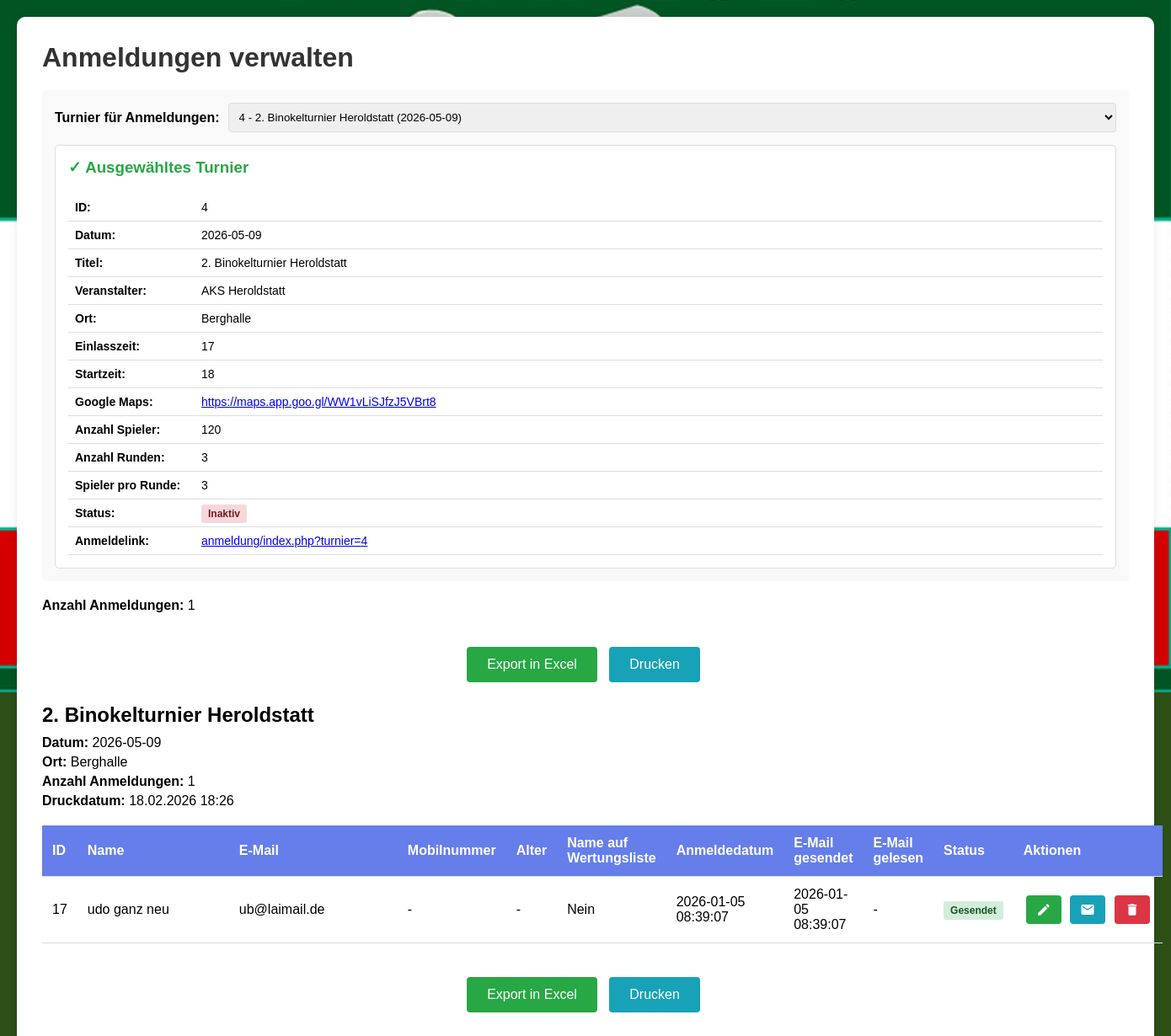
/turnier/verwaltung.php, run on the app's committed database.
### tables this page shows
CREATE TABLE config (
        schluessel TEXT PRIMARY KEY,
        wert TEXT
    );

CREATE TABLE turnier (
        id INTEGER PRIMARY KEY AUTOINCREMENT,
        datum TEXT NOT NULL,
        titel TEXT NOT NULL,
        veranstalter TEXT NOT NULL,
        ort TEXT NOT NULL,
        erstellt_am TEXT DEFAULT CURRENT_TIMESTAMP,
        aktiv INTEGER DEFAULT 1
    , anzahl_spieler INTEGER DEFAULT 0, anzahl_runden INTEGER DEFAULT 3, spieler_pro_runde INTEGER DEFAULT 3, aktive_runde INTEGER DEFAULT NULL, aktive_ergebnis_runde INTEGER DEFAULT NULL, googlemaps_link TEXT DEFAULT NULL, startzeit TEXT DEFAULT NULL, einlasszeit TEXT DEFAULT NULL);

CREATE TABLE anmeldungen (id INTEGER PRIMARY KEY AUTOINCREMENT, anmeldedatum TEXT NOT NULL, name TEXT NOT NULL, email TEXT NOT NULL, mobilnummer TEXT, tracking_code TEXT, email_gesendet TEXT, email_gelesen TEXT, turnier_id INTEGER DEFAULT NULL, "alter" INTEGER, name_auf_wertungsliste INTEGER DEFAULT 0);

### turnier/config.php (called while the page is built, shortened)
<?php
function getAllTurniere() {
    $db = getDB();
    $stmt = $db->query("SELECT * FROM turnier ORDER BY datum DESC, id DESC");
    return $stmt->fetchAll(PDO::FETCH_ASSOC);
}
function getTurnierById($id) {
    $db = getDB();
    $stmt = $db->prepare("SELECT * FROM turnier WHERE id = ?");
    $stmt->execute([$id]);
    return $stmt->fetch(PDO::FETCH_ASSOC);
}

### turnier/verwaltung.php (the view, shortened to what this page needs)
<?php
require_once __DIR__ . '/../anmeldung/config.php';
require_once __DIR__ . '/config.php';
$db = getDB();
$selectedTurnierId = null;
try {
    $stmt = $db->prepare("SELECT wert FROM config WHERE schluessel = ?");
    $stmt->execute(['default_turnier_id']);
    $result = $stmt->fetch(PDO::FETCH_ASSOC);
    if ($result && !empty($result['wert'])) {
        $selectedTurnierId = intval($result['wert']);
    }
} catch (PDOException $e) {
}
$selectedTurnier = null;
if ($selectedTurnierId) {
    $selectedTurnier = getTurnierById($selectedTurnierId);
}
$alleTurniere = getAllTurniere();
if ($selectedTurnierId) {
    $stmt = $db->prepare("SELECT * FROM anmeldungen WHERE turnier_id = ? ORDER BY anmeldedatum DESC");
    $stmt->execute([$selectedTurnierId]);
    $anmeldungen = $stmt->fetchAll(PDO::FETCH_ASSOC);
} else {
    $anmeldungen = [];
}
?>
<!DOCTYPE html>
<html lang="de">
<head>
</head>
<body>
    <div class="container">
        <h1>Anmeldungen verwalten</h1>
        <div style="margin-bottom: 20px; padding: 15px; background: #f9f9f9; border-radius: 5px;">
            <form method="POST" id="turnier-auswahl-form" style="display: flex; align-items: center; gap: 10px;">
                <label for="turnier_id" style="font-weight: bold;">Turnier für Anmeldungen:</label>
                <select name="turnier_id" id="turnier_id" onchange="document.getElementById('turnier-auswahl-form').submit();" style="flex: 1; padding: 8px; border: 1px solid #ddd; border-radius: 4px;">
                    <?php foreach ($alleTurniere as $turnier): ?>
                        <option value="<?php echo $turnier['id']; ?>" <?php echo ($selectedTurnierId == $turnier['id']) ? 'selected' : ''; ?>>
                            <?php echo htmlspecialchars($turnier['id'] . ' - ' . $turnier['titel'] . ' (' . $turnier['datum'] . ')'); ?>
                        </option>
                    <?php endforeach; ?>
                </select>
            </form>
            <?php if ($selectedTurnier): ?>
                <div style="margin-top: 15px; padding: 15px; background: white; border: 1px solid #ddd; border-radius: 5px;">
                    <h3 style="margin-top: 0; margin-bottom: 15px; color: #28a745;">✓ Ausgewähltes Turnier</h3>
                    <table style="width: 100%; border-collapse: collapse; font-size: 14px;">
                        <tr>
                            <td style="padding: 8px; font-weight: bold; width: 150px; vertical-align: top;">ID:</td>
                            <td style="padding: 8px;"><?php echo htmlspecialchars($selectedTurnier['id']); ?></td>
                        </tr>
                        <tr>
                            <td style="padding: 8px; font-weight: bold; vertical-align: top;">Datum:</td>
                            <td style="padding: 8px;"><?php echo htmlspecialchars($selectedTurnier['datum']); ?></td>
                        </tr>
                        <tr>
                            <td style="padding: 8px; font-weight: bold; vertical-align: top;">Titel:</td>
                            <td style="padding: 8px;"><?php echo htmlspecialchars($selectedTurnier['titel']); ?></td>
                        </tr>
                        <tr>
                            <td style="padding: 8px; font-weight: bold; vertical-align: top;">Veranstalter:</td>
                            <td style="padding: 8px;"><?php echo htmlspecialchars($selectedTurnier['veranstalter']); ?></td>
                        </tr>
                        <tr>
                            <td style="padding: 8px; font-weight: bold; vertical-align: top;">Ort:</td>
                            <td style="padding: 8px;"><?php echo htmlspecialchars($selectedTurnier['ort']); ?></td>
                        </tr>
                        <tr>
                            <td style="padding: 8px; font-weight: bold; vertical-align: top;">Einlasszeit:</td>
                            <td style="padding: 8px;"><?php echo !empty($selectedTurnier['einlasszeit']) ? htmlspecialchars($selectedTurnier['einlasszeit']) : '<em style="color: #999;">nicht angegeben</em>'; ?></td>
                        </tr>
                        <tr>
                            <td style="padding: 8px; font-weight: bold; vertical-align: top;">Startzeit:</td>
                            <td style="padding: 8px;"><?php echo !empty($selectedTurnier['startzeit']) ? htmlspecialchars($selectedTurnier['startzeit']) : '<em style="color: #999;">nicht angegeben</em>'; ?></td>
                        </tr>
                        <tr>
                            <td style="padding: 8px; font-weight: bold; vertical-align: top;">Google Maps:</td>
                            <td style="padding: 8px;">
                                <?php if (!empty($selectedTurnier['googlemaps_link'])): ?>
                                    <a href="<?php echo htmlspecialchars($selectedTurnier['googlemaps_link']); ?>" target="_blank"><?php echo htmlspecialchars($selectedTurnier['googlemaps_link']); ?></a>
                                <?php else: ?>
                                    <em style="color: #999;">nicht angegeben</em>
                                <?php endif; ?>
                            </td>
                        </tr>
                        <tr>
                            <td style="padding: 8px; font-weight: bold; vertical-align: top;">Anzahl Spieler:</td>
                            <td style="padding: 8px;"><?php echo htmlspecialchars($selectedTurnier['anzahl_spieler'] ?? '0'); ?></td>
                        </tr>
                        <tr>
                            <td style="padding: 8px; font-weight: bold; vertical-align: top;">Anzahl Runden:</td>
                            <td style="padding: 8px;"><?php echo htmlspecialchars($selectedTurnier['anzahl_runden'] ?? '3'); ?></td>
                        </tr>
                        <tr>
                            <td style="padding: 8px; font-weight: bold; vertical-align: top;">Spieler pro Runde:</td>
                            <td style="padding: 8px;"><?php echo htmlspecialchars($selectedTurnier['spieler_pro_runde'] ?? '3'); ?></td>
                        </tr>
                        <tr>
                            <td style="padding: 8px; font-weight: bold; vertical-align: top;">Status:</td>
                            <td style="padding: 8px;">
                                <?php if ($selectedTurnier['aktiv'] == 1): ?>
                                    <span style="padding: 4px 8px; background: #d4edda; color: #155724; border-radius: 3px; font-size: 12px; font-weight: bold;">Aktiv</span>
                                <?php else: ?>
                                    <span style="padding: 4px 8px; background: #f8d7da; color: #721c24; border-radius: 3px; font-size: 12px; font-weight: bold;">Inaktiv</span>
                                <?php endif; ?>
                            </td>
                        </tr>
                        <tr>
                            <td style="padding: 8px; font-weight: bold; vertical-align: top;">Anmeldelink:</td>
                            <td style="padding: 8px;">
                                <a href="index.php?turnier=<?php echo $selectedTurnier['id']; ?>" target="_blank">anmeldung/index.php?turnier=<?php echo $selectedTurnier['id']; ?></a>
                            </td>
                        </tr>
                    </table>
                </div>
            <?php else: ?>
                <p style="margin-top: 10px; color: #dc3545; font-weight: bold;">
                    ⚠ Kein Turnier ausgewählt. Anmeldungen werden keinem Turnier zugeordnet.
                </p>
            <?php endif; ?>
        </div>
        <p><strong>Anzahl Anmeldungen:</strong> <?php echo count($anmeldungen); ?>
        </p>
        <?php if ($selectedTurnierId): ?>
            <div class="export-container export-container-top">
                <a href="?export=excel" class="btn-export">Export in Excel</a>
                <button onclick="druckeTeilnehmerliste()" class="btn-print">Drucken</button>
            </div>
        <?php endif; ?>
        <?php if (empty($anmeldungen) && $selectedTurnierId): ?>
            <p style="margin-top: 20px; color: #666; font-style: italic;">Keine Anmeldungen für dieses Turnier vorhanden.</p>
        <?php elseif (empty($anmeldungen) && !$selectedTurnierId): ?>
            <p style="margin-top: 20px; color: #dc3545; font-weight: bold;">Bitte wählen Sie ein Turnier aus, um die Anmeldungen zu sehen.</p>
        <?php else: ?>
        <div class="print-area">
            <?php if ($selectedTurnier): ?>
                <div style="margin-bottom: 20px; page-break-after: avoid;">
                    <h2 style="margin-bottom: 10px;"><?php echo htmlspecialchars($selectedTurnier['titel']); ?></h2>
                    <p style="margin: 5px 0;"><strong>Datum:</strong> <?php echo htmlspecialchars($selectedTurnier['datum']); ?></p>
                    <p style="margin: 5px 0;"><strong>Ort:</strong> <?php echo htmlspecialchars($selectedTurnier['ort']); ?></p>
                    <p style="margin: 5px 0;"><strong>Anzahl Anmeldungen:</strong> <?php echo count($anmeldungen); ?></p>
                    <p style="margin: 5px 0;"><strong>Druckdatum:</strong> <?php echo date('d.m.Y H:i'); ?></p>
                </div>
            <?php endif; ?>
        <table id="teilnehmerliste-tabelle">
            <thead>
                <tr>
                    <th>ID</th>
                    <th class="name-column">Name</th>
                    <th class="email-column">E-Mail</th>
                    <th>Mobilnummer</th>
                    <th>Alter</th>
                    <th>Name auf Wertungsliste</th>
                    <th>Anmeldedatum</th>
                    <th>E-Mail gesendet</th>
                    <th>E-Mail gelesen</th>
                    <th>Status</th>
                    <th>Aktionen</th>
                </tr>
            </thead>
            <tbody>
                <?php foreach ($anmeldungen as $anmeldung): ?>
                    <tr id="row-<?php echo $anmeldung['id']; ?>">
                        <td><?php echo htmlspecialchars($anmeldung['id']); ?></td>
                        <td class="name-column name-<?php echo $anmeldung['id']; ?>"><?php echo htmlspecialchars($anmeldung['name']); ?></td>
                        <td class="email-column email-<?php echo $anmeldung['id']; ?>"><?php echo htmlspecialchars($anmeldung['email']); ?></td>
                        <td><?php echo htmlspecialchars($anmeldung['mobilnummer'] ?? '-'); ?></td>
                        <td><?php echo htmlspecialchars($anmeldung['alter'] ?? '-'); ?></td>
                        <td><?php echo (isset($anmeldung['name_auf_wertungsliste']) && $anmeldung['name_auf_wertungsliste'] == 1) ? 'Ja' : 'Nein'; ?></td>
                        <td><?php echo htmlspecialchars($anmeldung['anmeldedatum'] ?? '-'); ?></td>
                        <td><?php echo htmlspecialchars($anmeldung['email_gesendet'] ?? '-'); ?></td>
                        <td><?php echo htmlspecialchars($anmeldung['email_gelesen'] ?? '-'); ?></td>
                        <td>
                            <?php
                            if (!empty($anmeldung['email_gelesen'])) {
                                echo '<span class="status status-read">Gelesen</span>';
                            } elseif (!empty($anmeldung['email_gesendet'])) {
                                echo '<span class="status status-sent">Gesendet</span>';
                            } else {
                                echo '<span class="status status-pending">Ausstehend</span>';
                            }
                            ?>
                        </td>
                        <td>
                            <button class="icon-btn icon-btn-edit" onclick="editRow(<?php echo $anmeldung['id']; ?>)" title="Bearbeiten">
                                <svg xmlns="http://www.w3.org/2000/svg" viewBox="0 0 24 24">
                                    <path d="M3 17.25V21h3.75L17.81 9.94l-3.75-3.75L3 17.25zM20.71 7.04c.39-.39.39-1.02 0-1.41l-2.34-2.34c-.39-.39-1.02-.39-1.41 0l-1.83 1.83 3.75 3.75 1.83-1.83z"/>
                                </svg>
                            </button>
                            <button class="icon-btn icon-btn-resend" onclick="resendEmail(<?php echo $anmeldung['id']; ?>)" title="Mail erneut senden">
                                <svg xmlns="http://www.w3.org/2000/svg" viewBox="0 0 24 24">
                                    <path d="M20 4H4c-1.1 0-1.99.9-1.99 2L2 18c0 1.1.9 2 2 2h16c1.1 0 2-.9 2-2V6c0-1.1-.9-2-2-2zm0 4l-8 5-8-5V6l8 5 8-5v2z"/>
                                </svg>
                            </button>
                            <?php if (!isset($anmeldung['is_registered']) || !$anmeldung['is_registered']): ?>
                            <button class="icon-btn icon-btn-delete" onclick="deleteRow(<?php echo $anmeldung['id']; ?>)" title="Löschen">
                                <svg xmlns="http://www.w3.org/2000/svg" viewBox="0 0 24 24">
                                    <path d="M6 19c0 1.1.9 2 2 2h8c1.1 0 2-.9 2-2V7H6v12zM19 4h-3.5l-1-1h-5l-1 1H5v2h14V4z"/>
                                </svg>
                            </button>
                            <?php endif; ?>
                        </td>
                    </tr>
                <?php endforeach; ?>
            </tbody>
        </table>
        </div>
        <?php if ($selectedTurnierId): ?>
            <div class="export-container no-print">
                <a href="?export=excel" class="btn-export">Export in Excel</a>
                <button onclick="druckeTeilnehmerliste()" class="btn-print">Drucken</button>
            </div>
        <?php endif; ?>
        <?php endif; ?>
    </div>
</body>
</html>

### data on the page
config: turnier_id "4 - 2. Binokelturnier Heroldstatt (2026-05-09)"
turnier: id "4", datum "2026-05-09", titel "2. Binokelturnier Heroldstatt", veranstalter "AKS Heroldstatt", ort "Berghalle", einlasszeit "17", startzeit "18", googlemaps_link "https://maps.app.goo.gl/WW1vLiSJfzJ5VBrt8", anzahl_spieler "120", anzahl_runden "3", spieler_pro_runde "3"
anmeldungen: id "17", name "udo ganz neu", email "ub@laimail.de", mobilnummer "-", alter "-", name_auf_wertungsliste "Nein", anmeldedatum "2026-01-05 08:39:07", email_gesendet "2026-01-05 08:39:07", email_gelesen "-", shows "Gesendet"

### other printed values
count($anmeldungen) "1"
